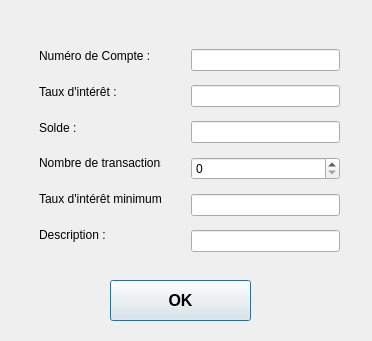
<?xml version="1.0" encoding="UTF-8"?>
<ui version="4.0">
 <class>AjoutChequeInterfaceClass</class>
 <widget class="QDialog" name="AjoutChequeInterfaceClass">
  <property name="geometry">
   <rect>
    <x>0</x>
    <y>0</y>
    <width>372</width>
    <height>341</height>
   </rect>
  </property>
  <property name="windowTitle">
   <string>Ajout d'un compte Chèque</string>
  </property>
  <widget class="QPushButton" name="pushButtonOK">
   <property name="geometry">
    <rect>
     <x>110</x>
     <y>280</y>
     <width>141</width>
     <height>41</height>
    </rect>
   </property>
   <property name="font">
    <font>
     <pointsize>12</pointsize>
     <weight>75</weight>
     <bold>true</bold>
    </font>
   </property>
   <property name="text">
    <string>OK</string>
   </property>
  </widget>
  <widget class="QWidget" name="layoutWidget">
   <property name="geometry">
    <rect>
     <x>180</x>
     <y>30</y>
     <width>171</width>
     <height>241</height>
    </rect>
   </property>
   <layout class="QVBoxLayout" name="verticalLayout">
    <item>
     <widget class="QLineEdit" name="lineEditNoCompte">
      <property name="text">
       <string/>
      </property>
     </widget>
    </item>
    <item>
     <widget class="QLineEdit" name="lineEditTauxInteret"/>
    </item>
    <item>
     <widget class="QLineEdit" name="lineEditSolde"/>
    </item>
    <item>
     <widget class="QSpinBox" name="spinBoxNombreTransactions"/>
    </item>
    <item>
     <widget class="QLineEdit" name="lineEditTauxInteretMinimum"/>
    </item>
    <item>
     <widget class="QLineEdit" name="lineEditDescription"/>
    </item>
   </layout>
  </widget>
  <widget class="QWidget" name="layoutWidget">
   <property name="geometry">
    <rect>
     <x>28</x>
     <y>30</y>
     <width>144</width>
     <height>231</height>
    </rect>
   </property>
   <layout class="QVBoxLayout" name="verticalLayout_2">
    <item>
     <widget class="QLabel" name="labelNoCompte">
      <property name="text">
       <string>Numéro de Compte :</string>
      </property>
     </widget>
    </item>
    <item>
     <widget class="QLabel" name="labelTauxInteret">
      <property name="text">
       <string>Taux d'intérêt :</string>
      </property>
     </widget>
    </item>
    <item>
     <widget class="QLabel" name="labelSolde">
      <property name="text">
       <string>Solde :</string>
      </property>
     </widget>
    </item>
    <item>
     <widget class="QLabel" name="labelNombreTransactions">
      <property name="text">
       <string>Nombre de transactions :</string>
      </property>
     </widget>
    </item>
    <item>
     <widget class="QLabel" name="labelTauxInteretMinimum">
      <property name="text">
       <string>Taux d'intérêt minimum :</string>
      </property>
     </widget>
    </item>
    <item>
     <widget class="QLabel" name="labelDescription">
      <property name="text">
       <string>Description :</string>
      </property>
     </widget>
    </item>
   </layout>
  </widget>
 </widget>
 <layoutdefault spacing="6" margin="11"/>
 <resources/>
 <connections/>
</ui>
